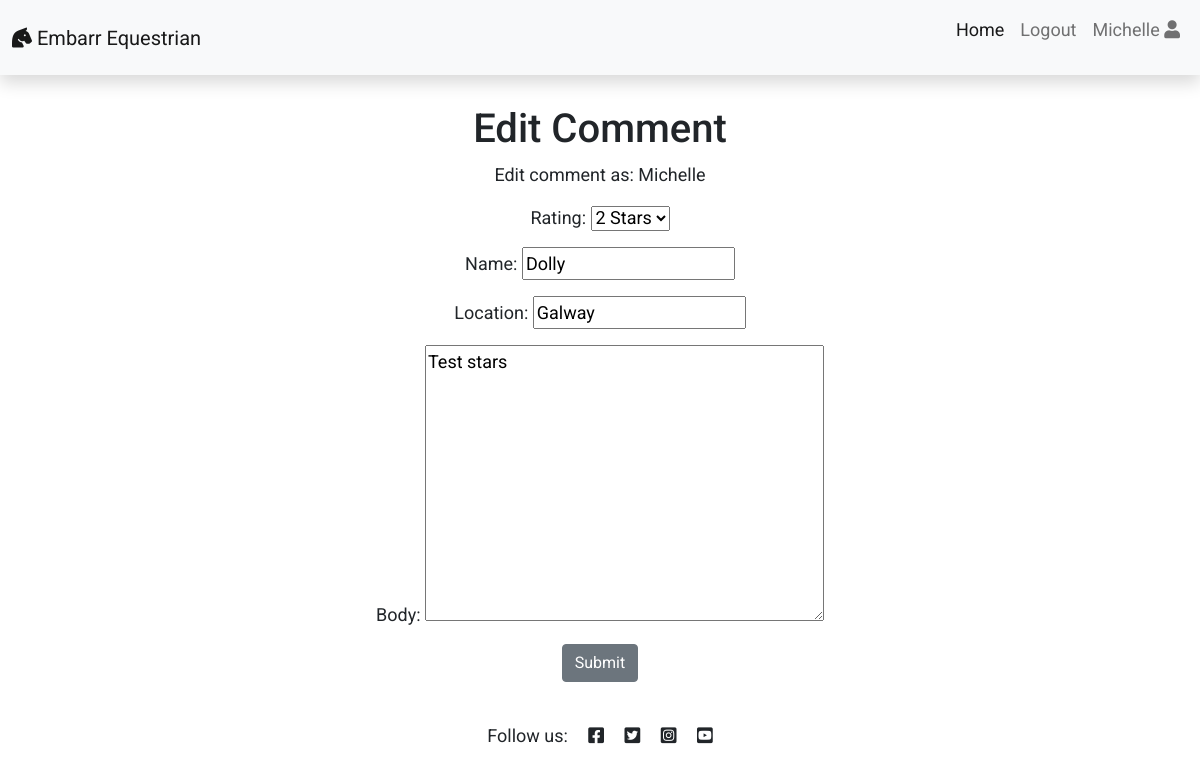
/edit_comment/12 (signed in), run on the app's committed database.
### Reviews/models.py (models this page shows, shortened)
class Comment(models.Model):
    RATING_CHOICES = (
        (1, '1 Star'),
        (2, '2 Stars'),
        (3, '3 Stars'),
        (4, '4 Stars'),
        (5, '5 Stars'),
    )
    post = models.ForeignKey(Post, on_delete=models.CASCADE, related_name='comments')
    name = models.CharField(max_length=80)
    location = models.CharField(max_length=80, default='e.g Dublin')
    email = models.EmailField()
    body = models.TextField()
    rating = models.IntegerField(choices=RATING_CHOICES, default='5 stars')
    created_on = models.DateTimeField(auto_now_add=True)
    approved = models.BooleanField(default=False)
    active = models.BooleanField(default=False)
    class Meta:
        ordering = ['created_on']

### Reviews/views.py (the view)
# urls.py: path('edit_comment/<int:pk>', views.EditComment.as_view(),
class EditComment(LoginRequiredMixin, SuccessMessageMixin, UpdateView):
    model = Comment
    template_name = 'edit_comment.html'
    form_class = CommentForm
    success_message = 'Your comment was updated'

### Reviews/forms.py
class CommentForm(forms.ModelForm):
    class Meta:
        model = Comment
        fields = ('rating', 'name', 'location', 'body')

### templates/edit_comment.html (shortened to what this page needs)
{% extends 'base.html' %}
{% load static %}
{% block content %}
    <div class="edit-comments container box-shadow">
        <div class="row">
            <div class="col-12 text-center">
                <h1 class="title">Edit Comment</h1>
                <p>Edit comment as: {{ user.username | slice:":10" }}</p>
                <form method="post" enctype="multipart/form-data">
                    {{ form.as_p }}
                    <button class="btn btn-secondary right mb-4" type="submit" value="Save">Submit</button>
                </form>
            </div>
        </div>
    </div>
    {% endblock content %}

### templates/base.html (shortened to what this page needs)
{% load static %}
<!DOCTYPE html>
<html>
    <head>
        <link rel="stylesheet" href="https://cdnjs.cloudflare.com/ajax/libs/font-awesome/5.15.3/css/all.min.css">
        <link href="https://cdn.jsdelivr.net/npm/bootstrap@5.0.1/dist/css/bootstrap.min.css" rel="stylesheet"
>
        <link rel="stylesheet" href="{% static 'css/style.css' %}">
    </head>
    <body>
        <nav class="navbar navbar-expand-lg navbar-light bg-light shadow">
            <div class="container-fluid">
                <a class="navbar-brand" href="{% url 'home' %}"><i class="fas fa-horse-head"></i> Embarr Equestrian</a>
                <div class="collapse navbar-collapse justify-content-end" id="navbarResponsive">
                    <ul class="navbar-nav">
                        <li class="nav-item text-black">
                            <a class="nav-link active text-black font-weight-bold" href="{% url 'home' %}">Home</a>
                        </li>
                        {% if user.is_authenticated %}
                        <li class="nav-item text-black">
                            <a class="nav-link text-black font-weight-bold" href="{% url 'account_logout' %}">Logout</a>
                        </li>
                        <li class="nav-item text-black">
                            <a class="nav-link text-black font-weight-bold" href="{% url 'profile' %}">
                            <p>{{ user.username | slice:":10" }} <i class="fa fa-user" aria-hidden="true"></i></p></a></li>
                        {% endif %}
                    </ul>
                </div>
            </div>
        </nav>
        {% block content %}{% endblock content %}
        <footer class="py-3 bg-grey">
            <p class="m-0 text-center text-grey">Follow us:
                <i class="fab fa-facebook-square ms-3"></i>
                <i class="fab fa-twitter-square ms-3"></i>
                <i class="fab fa-instagram-square ms-3"></i>
                <i class="fab fa-youtube-square ms-3"></i></p>
            </footer>
        </body>
    </html>

### static/css/style.css (style rules this page uses)
body { font-family: "Roboto", sans-serif; font-size: 18px; background-color:#fff; }
.row { margin-top: 15px; }
.shadow { box-shadow: 0 4px 2px -2px rgba(0, 0, 0, 0.1); }

### data on the page
Comment: rating "2 Stars", name "Dolly", location "Galway", body "Test stars"

### other printed values
{{ user.username | slice:":10" }} "Michelle"
